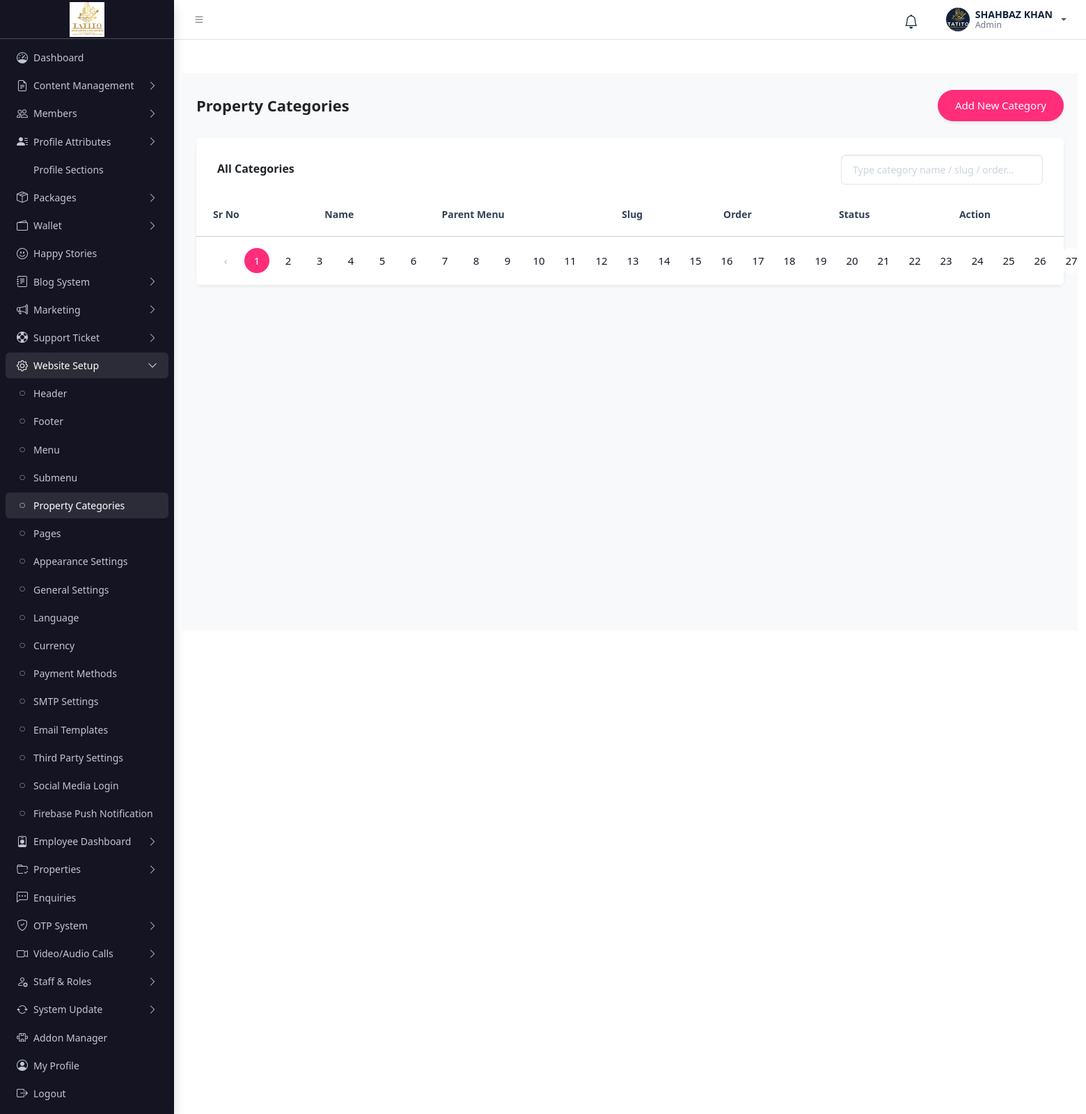
The app's page /admin/property-categories.php (signed in) with its own data.
### tables this page shows
CREATE TABLE `users` (
  `id` int(11) NOT NULL,
  `fullname` varchar(100) NOT NULL,
  `username` varchar(50) NOT NULL,
  `mobile_number` varchar(10) NOT NULL,
  `profile_image` varchar(255) DEFAULT NULL,
  `email_verified` tinyint(1) NOT NULL DEFAULT 0,
  `otp_code` varchar(6) DEFAULT NULL,
  `otp_expires` datetime DEFAULT NULL,
  `last_login` datetime DEFAULT NULL,
  `password` varchar(255) NOT NULL,
  `role` enum('admin','user') NOT NULL DEFAULT 'user',
  `account_type` enum('buyer','seller','builder','agent','developer') NOT NULL DEFAULT 'buyer',
  `created_at` timestamp NOT NULL DEFAULT current_timestamp(),
  `reset_token` varchar(64) DEFAULT NULL,
  `reset_expires` datetime DEFAULT NULL
);

### admin/property-categories.php (the view, shortened to what this page needs)
<?php
require_once 'auth_check.php';
?>
<!DOCTYPE html>
<html>
<head>
    <link rel="stylesheet" href="css/adminlte.css">
    <link rel="stylesheet" href="https://cdn.jsdelivr.net/npm/bootstrap-icons@1.11.3/font/bootstrap-icons.css">
</head>
<body>
    <div class="app-wrapper">
        <?php include 'nav.php'; ?>
        <?php include 'sidebar.php'; ?>
        <main class="app-main">
            <div class="container mt-5">
                <div class="row justify-content-center">
                    <div class="col-md-12">
                        <?php include __DIR__ . '/components/table/table.php'; ?>
                    </div>
                </div>
            </div>
        </main>
    </div>
    <?php include __DIR__ . '/includes/ui_footer.php'; ?>
</body>
</html>

### admin/nav.php (shortened to what this page needs)
<?php
require_once __DIR__ . '/config.php';
$user = null;
if(isset($_SESSION['id'])){
    $stmt = $conn->prepare("SELECT * FROM users WHERE id = ?");
    $stmt->bind_param("i", $_SESSION['id']);
    $stmt->execute();
    $result = $stmt->get_result();
    $user = $result->fetch_assoc();
}
$fullname = $user["fullname"] ?? ($_SESSION['fullname'] ?? 'Guest');
$role     = $user["role"] ?? 'admin';
$avatar_image = $user["profile_image"] ?? '';
$has_avatar_image = !empty($avatar_image) && file_exists($avatar_image);
?>
<nav class="app-header navbar navbar-expand bg-body">
    <div class="container-fluid">
        <ul class="navbar-nav">
            <li class="nav-item">
                <a class="nav-link" data-lte-toggle="sidebar" href="#">
                    <i class="bi bi-list"></i>
                </a>
            </li>
        </ul>
        <ul class="navbar-nav ms-auto align-items-center gap-2">
            <li class="nav-item dropdown">
                <a class="nav-link bell-link" href="#" data-bs-toggle="dropdown" aria-label="Notifications">
                    <i class="bi bi-bell fs-5"></i>
                </a>
            </li>
            <li class="nav-item dropdown">
                <a class="nav-link dropdown-toggle d-flex align-items-center gap-2" data-bs-toggle="dropdown" href="#">
                    <span class="user-avatar-sm">
                        <?php if ($has_avatar_image): ?>
                            <img src="<?php echo htmlspecialchars($avatar_image); ?>" alt="<?php echo htmlspecialchars($fullname); ?>">
                        <?php else: ?>
                            <?php echo $user ? strtoupper(substr($fullname, 0, 1)) : '?'; ?>
                        <?php endif; ?>
                    </span>
                    <span class="user-info-inline d-none d-md-flex flex-column">
                        <span class="name"><?php echo htmlspecialchars(strtoupper($fullname)); ?></span>
                        <span class="role"><?php echo htmlspecialchars($role); ?></span>
                    </span>
                </a>
            </li>
        </ul>
    </div>
</nav>

### admin/nav.php (style rules this page uses)
.user-avatar-sm { width:34px; height:34px; border-radius:50%; background:#12213a; color:#fff; display:flex; align-items:center; justify-content:center; font-weight:700; font-size:.9rem; flex-shrink:0; overflow:hidden; }
.user-avatar-sm img { width:100%; height:100%; object-fit:cover; }
.user-info-inline { line-height:1.15; }
.user-info-inline .name { font-weight:700; color:#12213a; font-size:.88rem; }
.user-info-inline .role { color:#6b7686; font-size:.78rem; text-transform:capitalize; }
.app-header .nav-link.bell-link { color:#12213a; position:relative; }

### records on screen
users: profile_image (picture), fullname "SHAHBAZ KHAN", role "Admin"

### other values on screen
$item['label'] "Dashboard"
$group['label'] "Content Management"
$group['label'] "Members"
$group['label'] "Profile Attributes"
$item['label'] "Profile Sections"
$group['label'] "Packages"
$group['label'] "Wallet"
$item['label'] "Happy Stories"
$group['label'] "Blog System"
$group['label'] "Marketing"
$group['label'] "Support Ticket"
$group['label'] "Website Setup"
$item['label'] "Header"
$item['label'] "Footer"
$item['label'] "Menu"
